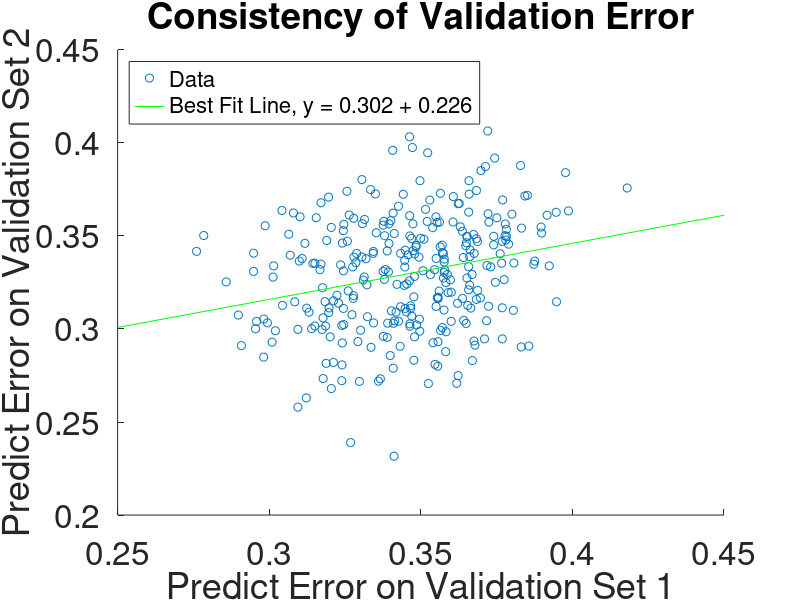

MATLAB code for this plot:
A = [0.308416267943 0.314584377611;
0.312345105187 0.311184210526;
0.358265740108 0.32492898914;
0.357071124782 0.345048036759;
0.374372712083 0.391858813701;
0.347922761449 0.328235171261;
0.363021607048 0.354916457811;
0.376183489026 0.340430242272;
0.34072913344 0.396025480368;
0.377778727121 0.350192147034;
0.345734449761 0.339835004177;
0.355602415129 0.280020885547;
0.389842674869 0.351568504595;
0.352266195793 0.394676274018;
0.354992291334 0.360271512114;
0.298224082935 0.305350877193;
0.328825282904 0.340603592314;
0.324120908331 0.346171679198;
0.329260423787 0.293222639933;
0.365220285562 0.32742898914;
0.335317156528 0.351700083542;
0.346630097972 0.31242898914;
0.327298397509 0.307692147034;
0.372080314422 0.406422305764;
0.285783967494 0.325271512114;
0.38322822207 0.354200083542;
0.276037935748 0.341727234754;
0.367002582213 0.283009607352;
0.377849889876 0.356422305764;
0.362130097972 0.313803258145;
0.366243373585 0.342493734336;
0.318416267943 0.31470342523;
0.369840244551 0.385112781955;
0.33357814992 0.290139933166;
0.327800106326 0.317890559733;
0.344215956558 0.372414369256;
0.329745006456 0.271819131161;
0.3275215311 0.333366750209;
0.360628844839 0.357481203008;
0.346358016253 0.349993734336;
0.326839333181 0.238936925647;
0.365884787727 0.37970342523;
0.398701526544 0.363460735171;
0.31958825093 0.370881370092;
0.357096643123 0.30074770259;
0.356544429255 0.299227234754;
0.334295777322 0.34066833751;
0.331948469659 0.337758980785;
0.383109895952 0.290350877193;
0.372459102301 0.357414369256;
0.349952077163 0.348711361738;
0.334378408142 0.341647869674;
0.30126953748 0.327890559733;
0.314400660743 0.335271512114;
0.36964354067 0.316660401003;
0.343170502013 0.290695488722;
0.352508885851 0.270655806182;
0.345402825245 0.324187552214;
0.304197387408 0.363671679198;
0.346974975317 0.348644527987;
0.306921584264 0.339651211362;
0.324509341536 0.331223893066;
0.324025214552 0.28070802005;
0.357734449761 0.337573099415;
0.327713070555 0.316449456976;
0.368330143541 0.31589390142;
0.376860978203 0.347096908939;
0.348621629832 0.30216374269;
0.304374420901 0.312692147034;
0.306454697349 0.350946115288;
0.367400394927 0.350762322473;
0.382892724235 0.387865497076;
0.309465064176 0.258009607352;
0.364962443989 0.302969924812;
0.356461266803 0.372917710944;
0.356054796081 0.320390559733;
0.397731108073 0.384001670844;
0.340898230425 0.278922305764;
0.324450899977 0.352850877193;
0.389652464495 0.354782790309;
0.338278727121 0.33193817878;
0.310185311764 0.360271512114;
0.355689261031 0.317084377611;
0.365144262171 0.349755639098;
0.326410761753 0.361211361738;
0.376885243412 0.29466374269;
0.323564897091 0.334465329992;
0.31759375712 0.322151211362;
0.357704868231 0.335985797828;
0.384320308347 0.371489139515;
0.372353041695 0.312215956558;
0.368342674869 0.348525480368;
0.364014657857 0.33839390142;
0.364845105187 0.34470342523;
0.343347459558 0.340628654971;
0.375085364927 0.359755639098;
0.367869370396 0.291330409357;
0.330562011088 0.338686299081;
0.354543517886 0.331858813701;
0.349726968937 0.37970342523;
0.364162565505 0.304636591479;
0.300932862459 0.292930242272;
0.341831396674 0.309081035923;
0.278400850611 0.350231829574;
0.373048568391 0.333366750209;
0.353170957697 0.329175020886;
0.294852510063 0.34074770259;
0.338926634769 0.34193817878;
0.346251765778 0.32589390142;
0.355038923065 0.312096908939;
0.331430887826 0.358842940685;
0.320099984811 0.295774853801;
0.319751499962 0.311303258145;
0.366136781347 0.338870091896;
0.385165907192 0.371846282373;
0.327950634161 0.33865914787;
0.340287574998 0.309730576441;
0.371694311536 0.30443817878;
0.317760689603 0.3059732665;
0.372188273715 0.361913116124;
0.330751689831 0.356635338346;
0.363752487279 0.316422305764;
0.294836637047 0.330946115288;
0.360710184552 0.37115914787;
0.312238778765 0.262930242272;
0.357130819473 0.341065162907;
0.307995633022 0.362335004177;
0.310853231564 0.337865497076;
0.371802992329 0.334160401003;
0.29818485608 0.284874686717;
0.309468140047 0.299782790309;
0.347966772993 0.340311194653;
0.357716867927 0.330417710944;
0.365477139819 0.312652464495;
0.339318409661 0.33070802005;
0.351544695071 0.364279448622;
0.347505999848 0.342136591479;
0.347226968937 0.397533416876;
0.343353041695 0.31193817878;
0.36234799119 0.367335004177;
0.330576175287 0.380271512114;
0.320482646009 0.354571846282;
0.362661046556 0.367493734336;
0.359758259285 0.326370091896;
0.354038923065 0.292587719298;
0.368355661882 0.37443817878;
0.337578073973 0.355814536341;
0.38067771702 0.335457393484;
0.331054796081 0.326263575606;
0.341235816815 0.351303258145;
0.357885243412 0.331581035923;
0.418059390901 0.375787385129;
0.36370414673 0.352533416876;
0.315051910078 0.301608187135;
0.374064441407 0.349782790309;
0.346646882357 0.311104845447;
0.324631730842 0.356223893066;
0.378035771246 0.347811194653;
0.31708825093 0.367838345865;
0.298664198375 0.355469924812;
0.376983823194 0.369358813701;
0.315514392041 0.359755639098;
0.355663476874 0.293155806182;
0.371315523658 0.387295321637;
0.324571656414 0.302374686717;
0.378248158274 0.34962406015;
0.30146939318 0.333922305764;
0.322893635604 0.313817878028;
0.342636781347 0.3659732665;
0.337651742994 0.296052631579;
0.358342219184 0.298525480368;
0.365774853801 0.333487886383;
0.317065808461 0.334876775272;
0.322320574163 0.318116123642;
0.366126680337 0.323592314119;
0.339894888737 0.285695488722;
0.360018455229 0.304108187135;
0.323927546138 0.272190893901;
0.344734183945 0.333327067669;
0.32576790461 0.34716374269;
0.356398951925 0.344147869674;
0.340128579023 0.35824770259;
0.332403015114 0.306581035923;
0.391644527987 0.361144527987;
0.342133895344 0.324001670844;
0.338912850308 0.295509607352;
0.295826801853 0.304108187135;
0.394759968102 0.314636591479;
0.346294600137 0.403287385129;
0.355440798967 0.316858813701;
0.348440798967 0.3448893066;
0.347943874839 0.295774853801;
0.351034062429 0.348262322473;
0.365794600137 0.321040100251;
0.317793347004 0.273366750209;
0.366911483254 0.329279448622;
0.392364319891 0.333922305764;
0.295497721577 0.300127401838;
0.365940077466 0.372481203008;
0.352964608491 0.369294068505;
0.35536359839 0.357270258981;
0.32049897471 0.267997076023;
0.347709463052 0.317270258981;
0.325638490165 0.374016290727;
0.359035771246 0.319557226399;
0.335025936052 0.372600250627;
0.387282068808 0.334782790309;
0.365330143541 0.349584377611;
0.324459557986 0.311052631579;
0.34771903243 0.28320802005;
0.315083390294 0.335338345865;
0.36505335308 0.346382623225;
0.332239044581 0.323723893066;
0.374588706615 0.325073099415;
0.321215235057 0.315152464495;
0.358196931723 0.287813283208;
0.387567327409 0.336501670844;
0.337816890712 0.357890559733;
0.340861433888 0.362255639098;
0.355069226096 0.337905179616;
0.357463431306 0.327414369256;
0.318956406167 0.347560568087;
0.354663476874 0.280985797828;
0.323928723323 0.301873433584;
0.337583200425 0.33093358396;
0.355693969773 0.316409774436;
0.349382813093 0.33861946533;
0.341168527379 0.231620718463;
0.385618288145 0.290827067669;
0.377477139819 0.326528822055;
0.346315523658 0.360881370092;
0.344834282676 0.311052631579;
0.344869370396 0.342335004177;
0.302038923065 0.299041353383;
0.336022328549 0.271965329992;
0.341367395762 0.304358813701;
0.309912128807 0.336489139515;
0.334424204451 0.30324770259;
0.368684400395 0.34701754386;
0.339505999848 0.356501670844;
0.331322662717 0.327969924812;
0.34468394471 0.336885964912;
0.344546403889 0.323446115288;
0.321182235893 0.28201754386;
0.353906622617 0.35443817878;
0.330148515227 0.299306599833;
0.290830599225 0.291065162907;
0.378940343282 0.345588972431;
0.365792891319 0.362811194653;
0.376876129718 0.311382623225;
0.313131465026 0.309028822055;
0.33906968178 0.303116123642;
0.357467038809 0.340469924812;
0.367604123946 0.340616123642;
0.345284233311 0.309160401003;
0.326060036455 0.320444862155;
0.346382091593 0.302746449457;
0.333435026961 0.374901837928;
0.361850155692 0.270802005013;
0.362308042834 0.274941520468;
0.317430432141 0.299715956558;
0.337994190021 0.326660401003;
0.318578605605 0.301581035923;
0.35876330979 0.329279448622;
0.380536948432 0.310033416876;
0.342650224045 0.304187552214;
0.34700979722 0.30693817878;
0.371009341536 0.29466374269;
0.394652464495 0.362731829574;
0.316734905445 0.331858813701;
0.318780359991 0.281541353383;
0.34740400243 0.356501670844;
0.338051644262 0.350127401838;
0.313986975013 0.300152464495;
0.349551454394 0.305271512114;
0.324101693628 0.292493734336;
0.328561289588 0.335655806182;
0.348400394927 0.343964076859;
0.336651742994 0.27320802005;
0.31177963849 0.346025480368;
0.33951530341 0.34593358396;
0.360045340624 0.319795321637;
0.319629300524 0.308803258145;
0.36871903243 0.320735171261;
0.374032695375 0.345192147034;
0.366507898534 0.311223893066;
0.380043517886 0.361700083542;
0.299421584264 0.303314536341;
0.357656793499 0.310192147034;
0.376654628997 0.335338345865;
0.350710640237 0.331303258145;
0.34640950862 0.301461988304;
0.28982391585 0.307493734336;
0.349665451508 0.298830409357;
0.367524758867 0.293500417711;
0.356158882054 0.35742898914;
0.37821903243 0.353552631579;
0.35209375712 0.357825814536;
0.340973000684 0.303049289891;
0.327876129718 0.359505012531];

[p, c] = polyfit(A(:, 1), A(:, 2), 1)
input = 0.25:0.01:0.45;
output = (input .* p(1)) + p(2);

hold on
set(gca, 'FontSize', 24)
scatter(A(:, 1), A(:, 2))
plot(input, output, 'g')
title('Consistency of Validation Error')
xlabel('Predict Error on Validation Set 1')
ylabel('Predict Error on Validation Set 2')
legend({'Data', 'Best Fit Line, y = 0.302 + 0.226'}, 'Location', 'northwest', 'FontSize', 16)